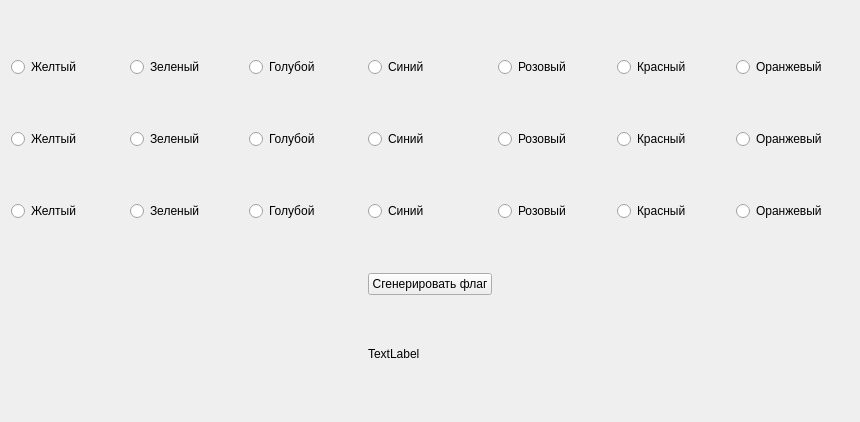
<?xml version="1.0" encoding="UTF-8"?>
<ui version="4.0">
 <class>Form</class>
 <widget class="QWidget" name="Form">
  <property name="geometry">
   <rect>
    <x>0</x>
    <y>0</y>
    <width>860</width>
    <height>422</height>
   </rect>
  </property>
  <property name="windowTitle">
   <string>Form</string>
  </property>
  <layout class="QGridLayout" name="gridLayout_2">
   <item row="2" column="0">
    <widget class="QRadioButton" name="radioButton_15">
     <property name="text">
      <string>Желтый</string>
     </property>
     <attribute name="buttonGroup">
      <string notr="true">buttonGroup_3</string>
     </attribute>
    </widget>
   </item>
   <item row="1" column="5">
    <widget class="QRadioButton" name="radioButton_13">
     <property name="text">
      <string>Красный</string>
     </property>
     <attribute name="buttonGroup">
      <string notr="true">buttonGroup_2</string>
     </attribute>
    </widget>
   </item>
   <item row="1" column="2">
    <widget class="QRadioButton" name="radioButton_10">
     <property name="text">
      <string>Голубой</string>
     </property>
     <attribute name="buttonGroup">
      <string notr="true">buttonGroup_2</string>
     </attribute>
    </widget>
   </item>
   <item row="0" column="3">
    <widget class="QRadioButton" name="radioButton_4">
     <property name="text">
      <string>Синий</string>
     </property>
     <attribute name="buttonGroup">
      <string notr="true">buttonGroup</string>
     </attribute>
    </widget>
   </item>
   <item row="3" column="3">
    <widget class="QPushButton" name="pushButton">
     <property name="text">
      <string>Сгенерировать флаг</string>
     </property>
    </widget>
   </item>
   <item row="0" column="6">
    <widget class="QRadioButton" name="radioButton_7">
     <property name="text">
      <string>Оранжевый</string>
     </property>
     <attribute name="buttonGroup">
      <string notr="true">buttonGroup</string>
     </attribute>
    </widget>
   </item>
   <item row="2" column="1">
    <widget class="QRadioButton" name="radioButton_16">
     <property name="text">
      <string>Зеленый</string>
     </property>
     <attribute name="buttonGroup">
      <string notr="true">buttonGroup_3</string>
     </attribute>
    </widget>
   </item>
   <item row="1" column="6">
    <widget class="QRadioButton" name="radioButton_14">
     <property name="text">
      <string>Оранжевый</string>
     </property>
     <attribute name="buttonGroup">
      <string notr="true">buttonGroup_2</string>
     </attribute>
    </widget>
   </item>
   <item row="2" column="2">
    <widget class="QRadioButton" name="radioButton_17">
     <property name="text">
      <string>Голубой</string>
     </property>
     <attribute name="buttonGroup">
      <string notr="true">buttonGroup_3</string>
     </attribute>
    </widget>
   </item>
   <item row="1" column="3">
    <widget class="QRadioButton" name="radioButton_11">
     <property name="text">
      <string>Синий</string>
     </property>
     <attribute name="buttonGroup">
      <string notr="true">buttonGroup_2</string>
     </attribute>
    </widget>
   </item>
   <item row="2" column="3">
    <widget class="QRadioButton" name="radioButton_18">
     <property name="text">
      <string>Синий</string>
     </property>
     <attribute name="buttonGroup">
      <string notr="true">buttonGroup_3</string>
     </attribute>
    </widget>
   </item>
   <item row="1" column="1">
    <widget class="QRadioButton" name="radioButton_9">
     <property name="text">
      <string>Зеленый</string>
     </property>
     <attribute name="buttonGroup">
      <string notr="true">buttonGroup_2</string>
     </attribute>
    </widget>
   </item>
   <item row="1" column="0">
    <widget class="QRadioButton" name="radioButton_8">
     <property name="text">
      <string>Желтый</string>
     </property>
     <attribute name="buttonGroup">
      <string notr="true">buttonGroup_2</string>
     </attribute>
    </widget>
   </item>
   <item row="0" column="2">
    <widget class="QRadioButton" name="radioButton_3">
     <property name="text">
      <string>Голубой</string>
     </property>
     <attribute name="buttonGroup">
      <string notr="true">buttonGroup</string>
     </attribute>
    </widget>
   </item>
   <item row="0" column="0">
    <layout class="QGridLayout" name="gridLayout">
     <item row="0" column="0">
      <widget class="QRadioButton" name="radioButton">
       <property name="text">
        <string>Желтый</string>
       </property>
       <attribute name="buttonGroup">
        <string notr="true">buttonGroup</string>
       </attribute>
      </widget>
     </item>
    </layout>
   </item>
   <item row="0" column="4">
    <widget class="QRadioButton" name="radioButton_5">
     <property name="text">
      <string>Розовый</string>
     </property>
     <attribute name="buttonGroup">
      <string notr="true">buttonGroup</string>
     </attribute>
    </widget>
   </item>
   <item row="1" column="4">
    <widget class="QRadioButton" name="radioButton_12">
     <property name="text">
      <string>Розовый</string>
     </property>
     <attribute name="buttonGroup">
      <string notr="true">buttonGroup_2</string>
     </attribute>
    </widget>
   </item>
   <item row="0" column="1">
    <widget class="QRadioButton" name="radioButton_2">
     <property name="text">
      <string>Зеленый</string>
     </property>
     <attribute name="buttonGroup">
      <string notr="true">buttonGroup</string>
     </attribute>
    </widget>
   </item>
   <item row="2" column="5">
    <widget class="QRadioButton" name="radioButton_20">
     <property name="text">
      <string>Красный</string>
     </property>
     <attribute name="buttonGroup">
      <string notr="true">buttonGroup_3</string>
     </attribute>
    </widget>
   </item>
   <item row="0" column="5">
    <widget class="QRadioButton" name="radioButton_6">
     <property name="text">
      <string>Красный</string>
     </property>
     <attribute name="buttonGroup">
      <string notr="true">buttonGroup</string>
     </attribute>
    </widget>
   </item>
   <item row="2" column="4">
    <widget class="QRadioButton" name="radioButton_19">
     <property name="text">
      <string>Розовый</string>
     </property>
     <attribute name="buttonGroup">
      <string notr="true">buttonGroup_3</string>
     </attribute>
    </widget>
   </item>
   <item row="2" column="6">
    <widget class="QRadioButton" name="radioButton_21">
     <property name="text">
      <string>Оранжевый</string>
     </property>
     <attribute name="buttonGroup">
      <string notr="true">buttonGroup_3</string>
     </attribute>
    </widget>
   </item>
   <item row="4" column="3">
    <widget class="QLabel" name="label">
     <property name="sizePolicy">
      <sizepolicy hsizetype="Preferred" vsizetype="Maximum">
       <horstretch>0</horstretch>
       <verstretch>0</verstretch>
      </sizepolicy>
     </property>
     <property name="text">
      <string>TextLabel</string>
     </property>
    </widget>
   </item>
  </layout>
 </widget>
 <resources/>
 <connections/>
 <buttongroups>
  <buttongroup name="buttonGroup"/>
  <buttongroup name="buttonGroup_2"/>
  <buttongroup name="buttonGroup_3"/>
 </buttongroups>
</ui>
